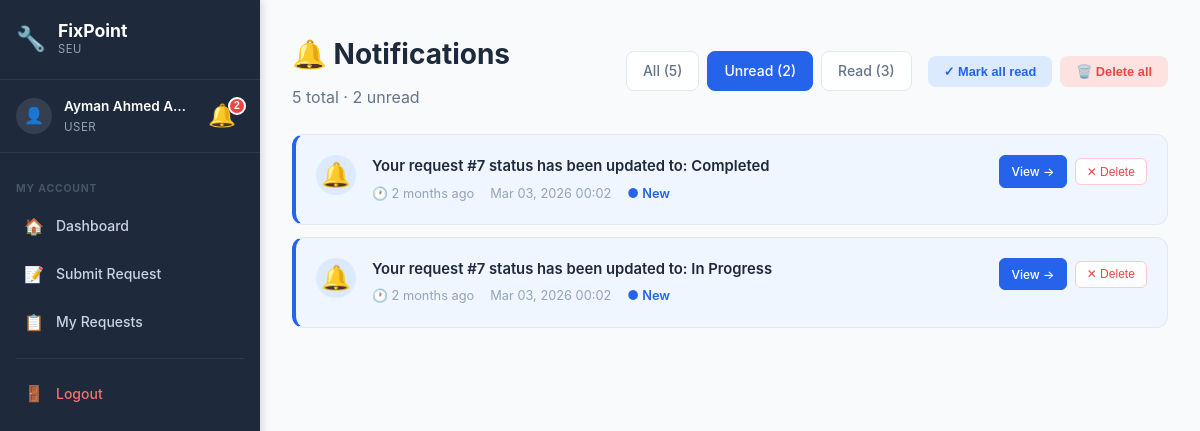
Page /notifications.php?filter=unread (signed in) on the earlier database version.
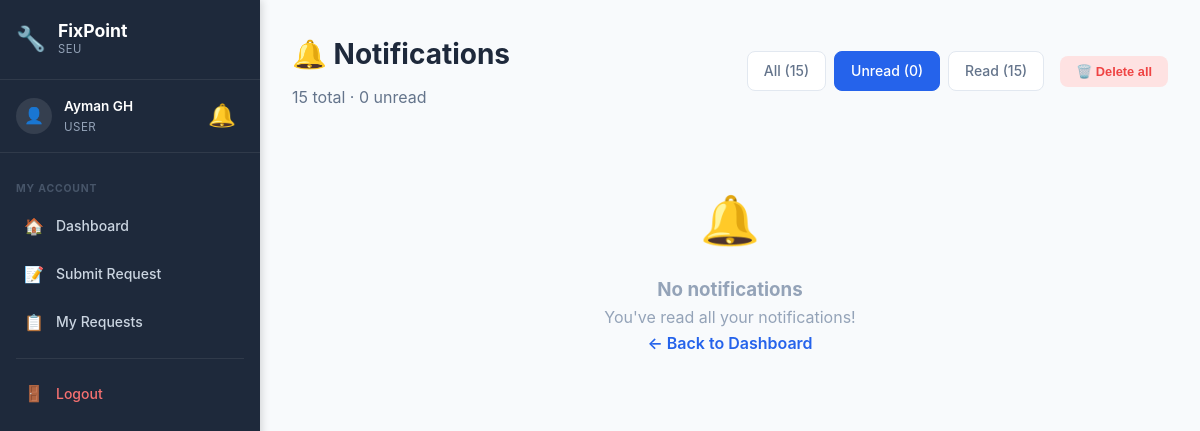
Same page on the later database version.
### tables this page shows
CREATE TABLE `notification` (
  `NotificationID` int(11) NOT NULL,
  `UserID` int(11) NOT NULL,
  `Title` varchar(255) NOT NULL DEFAULT '',
  `RequestID` int(11) DEFAULT NULL,
  `Message` text NOT NULL,
  `IsRead` tinyint(1) DEFAULT 0,
  `CreatedAt` timestamp NOT NULL DEFAULT current_timestamp()
);

### config/helpers.php (called while the page is built, shortened)
<?php
function formatDate($date, $format = 'M d, Y H:i') {
    return date($format, strtotime($date));
}
function e($string) {
    return htmlspecialchars($string, ENT_QUOTES, 'UTF-8');
}
?>

### includes/notification-bell.php (the view, shortened to what the changed rows need)
<?php
$_notif_count = 0;
if (isset($_SESSION['user_id'])) {
    $notif_count_sql = "SELECT COUNT(*) as unread FROM notification WHERE UserID = ? AND IsRead = 0";
    $notif_count_stmt = $conn->prepare($notif_count_sql);
    $notif_count_stmt->bind_param("i", $_SESSION['user_id']);
    $notif_count_stmt->execute();
    $_notif_count = $notif_count_stmt->get_result()->fetch_assoc()['unread'];
}
?>
<div class="notif-wrapper" id="notifWrapper">
    <button class="notif-bell" id="notifBell" onclick="toggleNotifDropdown(event)" title="Notifications">
        🔔
        <?php if ($_notif_count > 0): ?>
            <span class="notif-badge" id="notifBadge"><?php echo $_notif_count > 99 ? '99+' : $_notif_count; ?></span>
        <?php endif; ?>
    </button>
</div>

### notifications.php (shortened to what the changed rows need)
<?php
require_once 'config/database.php';
require_once 'config/helpers.php';
$user_id = $_SESSION['user_id'];
$role_id = $_SESSION['role_id'];
$filter = isset($_GET['filter']) ? $_GET['filter'] : 'all';
$where = "WHERE n.UserID = ?";
if ($filter === 'unread') {
    $where .= " AND n.IsRead = 0";
} elseif ($filter === 'read') {
    $where .= " AND n.IsRead = 1";
}
$sql = "SELECT
            n.NotificationID,
            n.Message,
            n.IsRead,
            n.CreatedAt,
            n.RequestID
        FROM notification n
        $where
        ORDER BY n.CreatedAt DESC";
$stmt = $conn->prepare($sql);
$stmt->bind_param("i", $user_id);
$stmt->execute();
$notifications = $stmt->get_result()->fetch_all(MYSQLI_ASSOC);
$count_sql = "SELECT
    COUNT(*) as total,
    SUM(CASE WHEN IsRead = 0 THEN 1 ELSE 0 END) as unread,
    SUM(CASE WHEN IsRead = 1 THEN 1 ELSE 0 END) as read_count
FROM notification WHERE UserID = ?";
$count_stmt = $conn->prepare($count_sql);
$count_stmt->bind_param("i", $user_id);
$count_stmt->execute();
$counts = $count_stmt->get_result()->fetch_assoc();
if ($role_id == 1) {
    $details_path = 'admin/request-details.php?id=';
    $dashboard_path = 'admin/dashboard.php';
} elseif ($role_id == 2) {
    $details_path = 'technician/task-details.php?id=';
    $dashboard_path = 'technician/dashboard.php';
} else {
    $details_path = 'user/request-details.php?id=';
    $dashboard_path = 'user/dashboard.php';
}
if (!function_exists('notifTimeAgo')) {
    function notifTimeAgo($datetime) {
        $now = new DateTime();
        $ago = new DateTime($datetime);
        $diff = $now->diff($ago);
        if ($diff->m > 0) return $diff->m . ' month' . ($diff->m > 1 ? 's' : '') . ' ago';
        return 'Just now';
    }
}
function getNotifIcon($message) {
    return '🔔';
}
$_sidebar_role = $_SESSION['role_id'] ?? 0;
?>
<!DOCTYPE html>
<html lang="en">
<head>
    <link rel="stylesheet" href="assets/css/style.css">
    <link rel="stylesheet" href="assets/css/dashboard.css">
    <link rel="stylesheet" href="assets/css/sidebar.css">
</head>
<body class="has-sidebar">
    <aside class="sidebar" id="sidebar">
        <div class="sidebar-user">
            <div class="sidebar-user-info">
                <span class="sidebar-user-name"><?php echo e($_SESSION['name']); ?></span>
                <span class="sidebar-user-role">
                    <?php
                    if ($_sidebar_role == 1) echo 'Administrator';
                    elseif ($_sidebar_role == 2) echo 'Technician';
                    else echo 'User';
                    ?>
                </span>
            </div>
            <?php include 'includes/notification-bell.php'; ?>
        </div>
    </aside>
    <div class="main-content">
            <div class="topbar-notif"><?php include 'includes/notification-bell.php'; ?></div>
    <div class="dashboard">
        <div class="dashboard-container">
            <div class="notif-page-header">
                <div>
                    <h1 class="welcome-text">🔔 Notifications</h1>
                    <p style="color: #64748b; margin-top: 0.25rem;">
                        <?php echo $counts['total']; ?> total · <?php echo $counts['unread']; ?> unread
                    </p>
                </div>
                <div style="display: flex; gap: 1rem; flex-wrap: wrap; align-items: center;">
                    <div class="notif-filters">
                        <a href="notifications.php?filter=all" class="notif-filter-btn <?php echo $filter === 'all' ? 'active' : ''; ?>">
                            All (<?php echo $counts['total']; ?>)
                        </a>
                        <a href="notifications.php?filter=unread" class="notif-filter-btn <?php echo $filter === 'unread' ? 'active' : ''; ?>">
                            Unread (<?php echo $counts['unread']; ?>)
                        </a>
                        <a href="notifications.php?filter=read" class="notif-filter-btn <?php echo $filter === 'read' ? 'active' : ''; ?>">
                            Read (<?php echo $counts['read_count']; ?>)
                        </a>
                    </div>
                    <?php if ($counts['total'] > 0): ?>
                        <div class="notif-actions">
                            <?php if ($counts['unread'] > 0): ?>
                                <button class="notif-action-btn btn-mark-all" onclick="pageMarkAllRead()">
                                    ✓ Mark all read
                                </button>
                            <?php endif; ?>
                            <button class="notif-action-btn btn-delete-all" onclick="pageDeleteAll()">
                                🗑️ Delete all
                            </button>
                        </div>
                    <?php endif; ?>
                </div>
            </div>
            <div id="notifPageList">
                <?php if (count($notifications) > 0): ?>
                    <?php foreach ($notifications as $notif): ?>
                        <div class="notif-card <?php echo $notif['IsRead'] ? '' : 'unread'; ?>" id="page-notif-<?php echo $notif['NotificationID']; ?>">
                            <div class="notif-card-icon">
                                <?php echo getNotifIcon($notif['Message']); ?>
                            </div>
                            <div class="notif-card-content">
                                <div class="notif-card-message"><?php echo e($notif['Message']); ?></div>
                                <div class="notif-card-meta">
                                    <span>🕐 <?php echo notifTimeAgo($notif['CreatedAt']); ?></span>
                                    <span><?php echo formatDate($notif['CreatedAt']); ?></span>
                                    <?php if (!$notif['IsRead']): ?>
                                        <span style="color: #2563eb; font-weight: 600;">● New</span>
                                    <?php endif; ?>
                                </div>
                            </div>
                            <div class="notif-card-actions">
                                <?php if ($notif['RequestID']): ?>
                                    <a href="<?php echo $details_path . $notif['RequestID']; ?>" class="notif-card-btn view-btn">
                                        View →
                                    </a>
                                <?php endif; ?>
                                <button class="notif-card-btn delete-btn" onclick="pageDeleteOne(<?php echo $notif['NotificationID']; ?>)">
                                    ✕ Delete
                                </button>
                            </div>
                        </div>
                    <?php endforeach; ?>
                <?php else: ?>
                    <div class="notif-empty-state">
                        <div class="notif-empty-state-icon">🔔</div>
                        <h3>No notifications</h3>
                        <p>
                            <?php if ($filter === 'unread'): ?>
                                You've read all your notifications!
                            <?php elseif ($filter === 'read'): ?>
                                No read notifications yet.
                            <?php else: ?>
                                You don't have any notifications yet.
                            <?php endif; ?>
                        </p>
                        <a href="<?php echo $dashboard_path; ?>" style="color: #2563eb; text-decoration: none; font-weight: 600;">
                            ← Back to Dashboard
                        </a>
                    </div>
                <?php endif; ?>
            </div>
        </div>
    </div>
    </div>
</body>
</html>

Differences in the rows shown:
no longer on this page (row edited): notification: Message "🔔", Message "Your request #7 status has been updated to: Completed", CreatedAt "2 months ago", CreatedAt "Mar 03, 2026 00:02", IsRead "● New"
no longer on this page (row edited): notification: Message "🔔", Message "Your request #7 status has been updated to: In Progress", CreatedAt "2 months ago", CreatedAt "Mar 03, 2026 00:02", IsRead "● New"
Other differences:
$_SESSION['name']: "Ayman Ahmed A…" → "Ayman GH"
$counts['total']: "5" → "15"
$counts['unread']: "2" → "0"
$counts['read_count']: "3" → "15"
$_notif_count: "2" → (not shown)
text no longer shown: "✓ Mark all read"
text now shown: "🔔 No notifications You've read all your notifications! ← Back to Dashboard"
